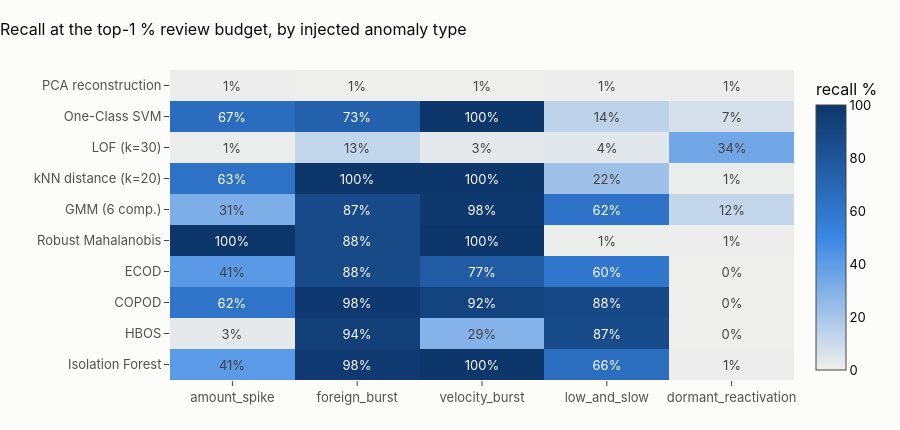

The cell this chart's notebook holds for it:
### Markdown cell above
## 4 · Recall by anomaly type
At a fixed review budget — the **top 1 %** highest-scoring evaluation rows — what share of each injected type is recovered?

### Code cell
tev = typ[ev]
budget = int(0.01 * len(ev))
rows = {}
for m, s in scores.items():
    top = np.zeros(len(ev), bool)
    top[np.argsort(-s)[:budget]] = True
    rows[m] = {t_: top[tev == t_].mean() for t_ in INJECTED}
rec = pd.DataFrame(rows).T[INJECTED]
rec.to_csv(OUT / "ml_recall_by_type.csv")
fig = go.Figure(
    go.Heatmap(
        z=rec.values * 100,
        x=INJECTED,
        y=rec.index,
        zmin=0,
        zmax=100,
        text=np.round(rec.values * 100).astype(int),
        texttemplate="%{text}%",
        colorscale=[[0, "#f0efec"], [0.5, "#3987e5"], [1, "#0d366b"]],
        colorbar=dict(title="recall %"),
    )
)
fig.update_layout(
    height=430,
    title="Recall at the top-1 % review budget, by injected anomaly type",
    margin=dict(l=170),
)
fig.show()

### Figure 1 — Plotly figure (JSON) as saved in the notebook; plotly's stock layout.template omitted (floating-point values rounded to 4 significant figures)
{"data": [{"colorbar": {"title": {"text": "recall %"}}, "colorscale": [[0, "#f0efec"], [0.5, "#3987e5"], [1, "#0d366b"]], "text": [[41, 98, 100, 66, 1], [3, 94, 29, 87, 0], [62, 98, 92, 88, 0], [41, 88, 77, 60, 0], [100, 88, 100, 1, 1], [31, 87, 98, 62, 12], [63, 100, 100, 22, 1], [1, 13, 3, 4, 34], [67, 73, 100, 14, 7], [1, 1, 1, 1, 1]], "texttemplate": "%{text}%", "type": "heatmap", "x": ["amount_spike", "foreign_burst", "velocity_burst", "low_and_slow", "dormant_reactivation"], "y": ["Isolation Forest", "HBOS", "COPOD", "ECOD", "Robust Mahalanobis", "GMM (6 comp.)", "kNN distance (k=20)", "LOF (k=30)", "One-Class SVM", "PCA reconstruction"], "z": [[40.67, 97.99, 100.0, 65.52, 0.9709], [2.871, 94.47, 29.17, 87.19, 0.4854], [61.72, 98.49, 91.67, 88.18, 0.4854], [41.15, 87.94, 76.56, 59.61, 0.4854], [100.0, 87.94, 100.0, 1.478, 0.9709], [31.1, 87.44, 98.44, 62.07, 12.14], [62.68, 100.0, 100.0, 22.17, 1.456], [1.435, 12.56, 3.125, 3.941, 34.47], [66.51, 73.37, 100.0, 13.79, 7.282], [0.9569, 0.5025, 0.5208, 0.9852, 0.9709]], "zmax": 100, "zmin": 0}], "layout": {"height": 430, "margin": {"l": 170}, "title": {"text": "Recall at the top-1 % review budget, by injected anomaly type"}}}
